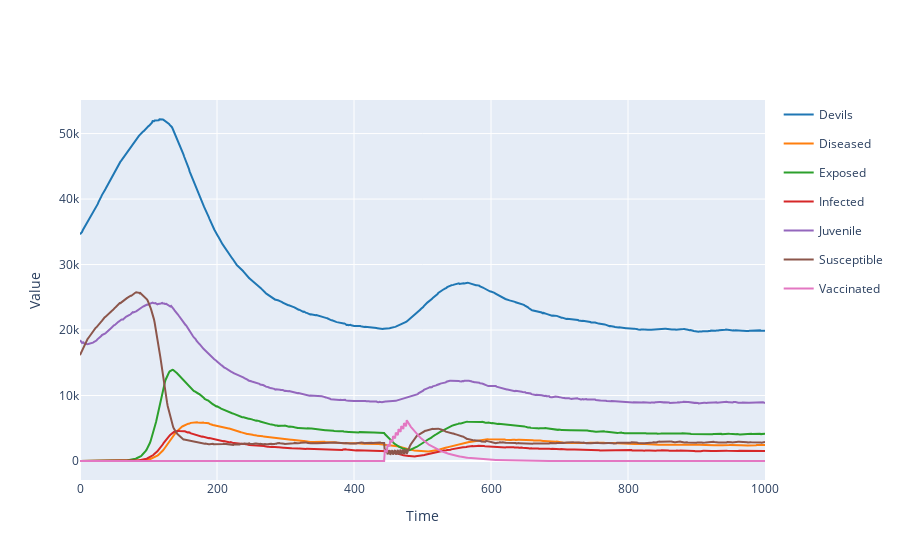

This figure's notebook cell:
### Code cell
Saved_Results.plotplotly()

### Figure 1 — Plotly figure (JSON) as saved in the notebook; plotly's stock layout.template omitted (floating-point values rounded to 4 significant figures; data arrays with more than 128 entries replaced by an {"elided": "..."} marker saying what was removed)
{"data": [{"legendgroup": "Devils", "line": {"color": "#1f77b4"}, "mode": "lines", "name": "Devils", "type": "scatter", "x": {"elided": "1001 int values"}, "y": {"elided": "1001 int values"}}, {"legendgroup": "Diseased", "line": {"color": "#ff7f0e"}, "mode": "lines", "name": "Diseased", "type": "scatter", "x": {"elided": "1001 int values"}, "y": {"elided": "1001 int values"}}, {"legendgroup": "Exposed", "line": {"color": "#2ca02c"}, "mode": "lines", "name": "Exposed", "type": "scatter", "x": {"elided": "1001 int values"}, "y": {"elided": "1001 int values"}}, {"legendgroup": "Infected", "line": {"color": "#d62728"}, "mode": "lines", "name": "Infected", "type": "scatter", "x": {"elided": "1001 int values"}, "y": {"elided": "1001 int values"}}, {"legendgroup": "Juvenile", "line": {"color": "#9467bd"}, "mode": "lines", "name": "Juvenile", "type": "scatter", "x": {"elided": "1001 int values"}, "y": {"elided": "1001 int values"}}, {"legendgroup": "Susceptible", "line": {"color": "#8c564b"}, "mode": "lines", "name": "Susceptible", "type": "scatter", "x": {"elided": "1001 int values"}, "y": {"elided": "1001 int values"}}, {"legendgroup": "Vaccinated", "line": {"color": "#e377c2"}, "mode": "lines", "name": "Vaccinated", "type": "scatter", "x": {"elided": "1001 int values"}, "y": {"elided": "1001 int values"}}], "layout": {"showlegend": true, "title": {"text": ""}, "xaxis": {"title": {"text": "Time"}}, "yaxis": {"title": {"text": "Value"}}}}
